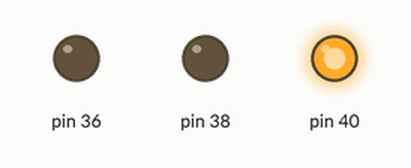
Recording of a program running on a simulated Raspberry Pi (header pin numbers). Parts: output pins drawn as LEDs (lit = HIGH).

Above: at 2.5 s.
At 6.0 s:
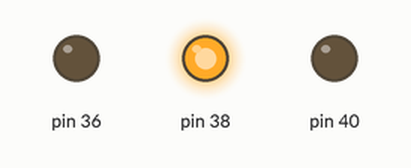
At 9.5 s:
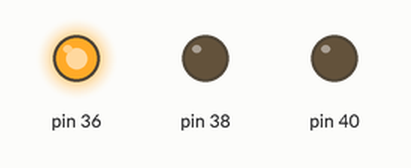
Timing chart, 0 to 15.6 s (numbered marks = the images above):
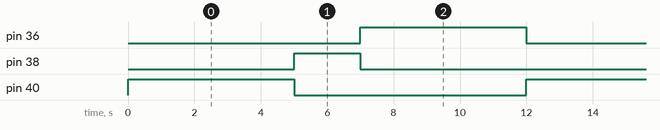

The program:

LED_Blink.py
```python
import RPi.GPIO as GPIO
import time
GPIO.setmode(GPIO.BOARD)
GPIO.setup(40, GPIO.OUT)
GPIO.setup(38, GPIO.OUT)
GPIO.setup(36, GPIO.OUT)

while True:
    GPIO.output(40, 1)
    GPIO.output(38, 0)
    GPIO.output(36, 0)
    time.sleep(5)
    GPIO.output(40, 0)
    GPIO.output(38, 1)
    GPIO.output(36, 0)
    time.sleep(2)
    GPIO.output(40, 0)
    GPIO.output(38, 0)
    GPIO.output(36, 1)
    time.sleep(5)
```

Measured:
- by itself, pin 36, pin 40: alternates HIGH for 5.0 s and LOW for 7.0 s
- by itself, pin 38: alternates HIGH for 2.0 s and LOW for 10.0 s
- by itself, everything shown: repeats every 12.0 s, in 3 steps
